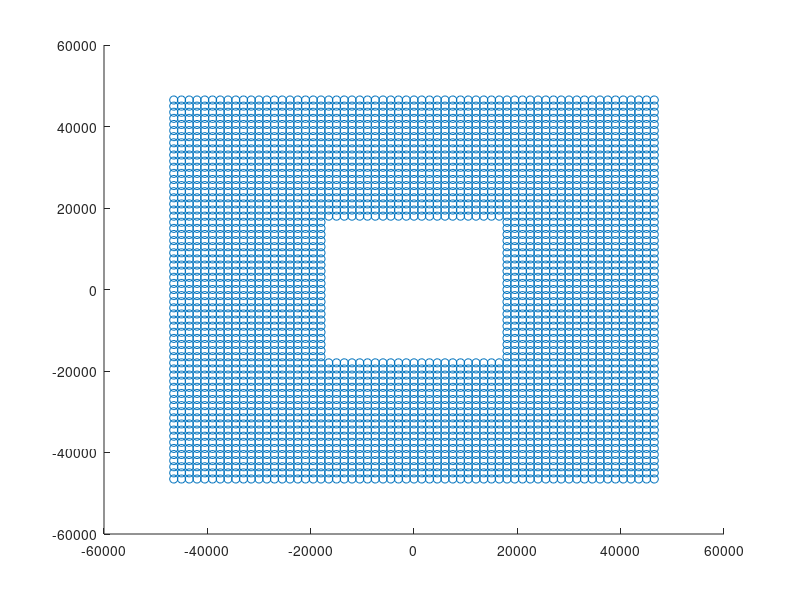
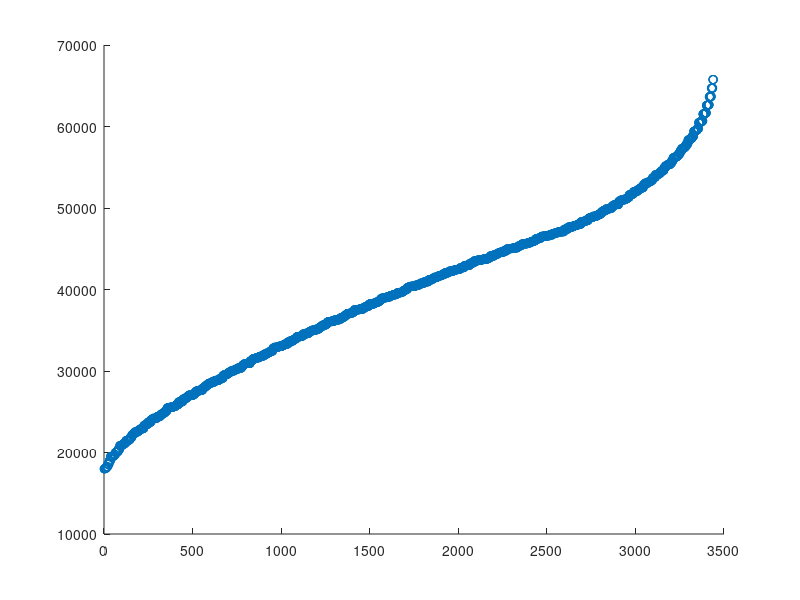

Write the MATLAB code that produced these figures, in order.
% % Exploring the pinhole array pattern with square lattice distribution

r_min = 17500 - 500;
r_max = 47500 - 500;
% delta_r = 6;
% spacing = 250;

% delta_r = 410;
% spacing = 2500;
spacing = 1500;

idx = 0;
limit = ceil(r_max / spacing) * spacing;
for x = -limit : spacing : limit
    for y = -limit : spacing : limit
        if (abs(x) <= r_max && abs(x) >= r_min && abs(y) <= r_max) ||...
                (abs(x) < r_min && abs(y) <= r_max && abs(y) >= r_min)
            idx = idx + 1;
            coord_x(idx) = x;
            coord_y(idx) = y;
        end
    end
end
figure; scatter(coord_x, coord_y);

r = (coord_x.^2 + coord_y.^2).^0.5;
r_sort = sort(r); 
% figure; plot(1:length(r_sort), r_sort);
figure; scatter(1:length(r_sort), r_sort);